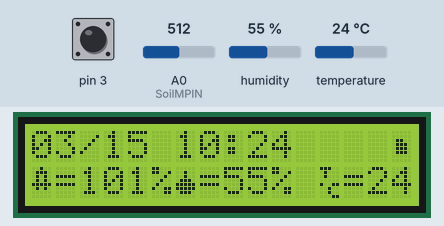
Recording of a sketch running on a simulated Arduino Uno, built with avr-gcc and run on an emulated ATmega328P. Shown: 16×2 character LCD. The test bench sets the inputs (shaded band); at power-on: pin 3 HIGH, humidity 55 %, temperature 24 °C, A0 (SoilMPIN) = 512. The local clock reads 2024-03-15 10:24:30 at power-on unless the sketch sets it; storage starts empty.

Above: at 4.3 s.
4.4 s: pin 3 pulled LOW for 1.25 s
At 5.1 s:
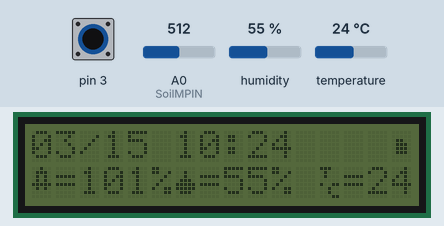
7.1 s: humidity set to 22 %
At 10.5 s:
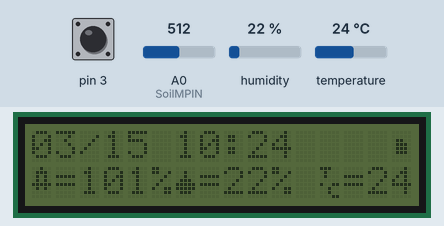
11.6 s: temperature set to 12 °C
At 14.0 s:
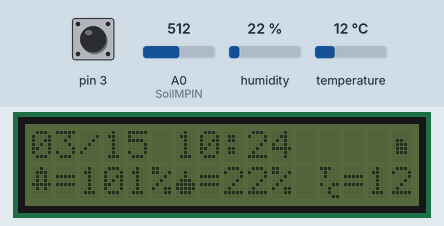
14.6 s: pin 3 pulled LOW for 1.25 s
At 15.2 s:
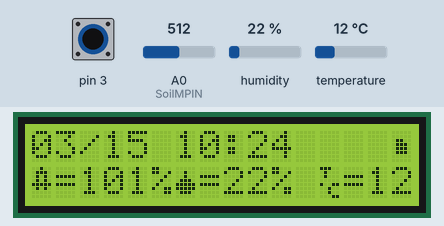
17.3 s: humidity set to 40 %
At 19.7 s:
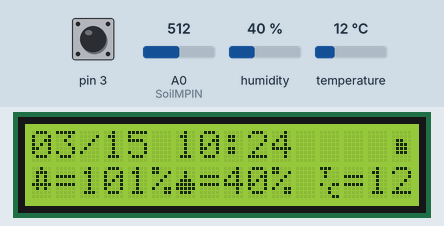
20.6 s: temperature set to 19 °C
At 23.2 s:
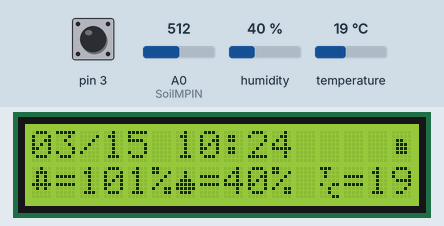
Timing chart, 0 to 24.7 s (numbered marks = the images above; inputs shaded):
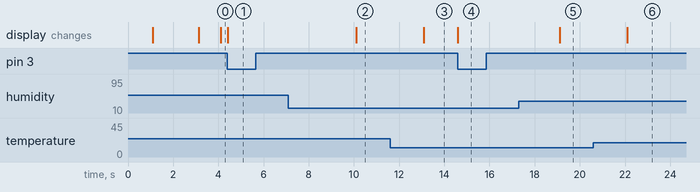

The sketch:

SmartPotProgram.ino
```cpp
#include <LiquidCrystal_I2C.h>
#include <DHT.h>
#include <ThreeWire.h>
#include <RtcDS1302.h>
#include <SPI.h>
#include <SD.h>
#include <EEPROM.h>

#define DHTPIN 8
#define DHTTYPE DHT11
#define SoilMPIN A0
#define countof(a) (sizeof(a) / sizeof(a[0]))
#define chipSelect 10

DHT dht(DHTPIN, DHTTYPE);
LiquidCrystal_I2C lcd (0x27, 16, 2);
ThreeWire myWire(4, 5, 2);
RtcDS1302<ThreeWire> Rtc(myWire);

int wetm, drym;
float humidity, temp;
int moistureP, moistureV;
uint64_t tempsec1, tempsec2;
bool SDInserted = 0, backlightON = 1;
File dataFile;

volatile unsigned long last_micros;

byte soilmSymb[] = {
  B00100,
  B01110,
  B01010,
  B01010,
  B11111,
  B01010,
  B00000,
  B00000
};

byte tempSymb[] = {
  B11100,
  B01000,
  B01000,
  B00000,
  B10011,
  B00100,
  B00100,
  B00011
};

byte humiditySymb[] = {
  B00000,
  B00100,
  B00100,
  B01110,
  B11111,
  B11111,
  B01110,
  B00000
};

byte SDOn[] = {
  B00000,
  B00000,
  B01100,
  B01110,
  B01110,
  B01110,
  B00000,
  B00000
};

byte SDOff[] = {
  B00000,
  B11111,
  B10011,
  B10001,
  B10001,
  B10001,
  B11111,
  B00000
};

void setup() {
  pinMode(SoilMPIN, INPUT);
  pinMode(3, INPUT_PULLUP);
  dht.begin();
  lcd.init();
  lcd.backlight();
  attachInterrupt(digitalPinToInterrupt(3), pin3_pressed, FALLING);
  EEPROM.get(2, drym);
  EEPROM.get(4, wetm);
  checkRTC();
  if (!SD.begin(chipSelect)) {
    SDInserted = 0;
    lcd.setCursor(0, 0);
    lcd.print("No SD Card Found");
    delay(3000);
    lcd.clear();
  }
  else {
    SDInserted = 1;
    lcd.setCursor(0, 0);
    lcd.print("SD Card Found");
    delay(2000);
    lcd.clear();
    if (!SD.exists("PotData.txt")) {
      dataFile = SD.open("PotData.txt", FILE_WRITE);
      dataFile.println("Date & Time\tSoil Moisture (%)\tHumidity (%)\tTemperature (°C)");
      dataFile.flush();
    }
    else dataFile = SD.open("PotData.txt", FILE_WRITE);
  }
  RtcDateTime now = Rtc.GetDateTime();
  tempsec1 = now.TotalSeconds64();
  tempsec2 = now.TotalSeconds64();
}

void loop() {
  if (backlightON) lcd.backlight();
  else lcd.noBacklight();
  RtcDateTime now = Rtc.GetDateTime();
  if (!Rtc.IsDateTimeValid()) {
    lcd.clear();
    lcd.setCursor(0, 0);
    lcd.print("RTC is not conn-");
    lcd.setCursor(0, 1);
    lcd.print("ected properly!");
    while (!Rtc.IsDateTimeValid());
    lcd.clear();
  }
  if (now.TotalSeconds64() - tempsec1 >= 1) {
    moistureV = analogRead(SoilMPIN);
    temp = dht.readTemperature();
    humidity = dht.readHumidity();
    moistureP = map(moistureV, wetm, drym, 100, 0);
    if (isnan(temp) || isnan(humidity)) {
      lcd.clear();
      lcd.setCursor(0, 0);
      lcd.print("DHT Sensor");
      lcd.setCursor(0, 1);
      lcd.print("not read");
      delay(2000);
      lcd.clear();
      return;
    }
    LCDDateTime(now);
    lcdPrint(moistureP, temp, humidity);

    if (now.TotalSeconds64() - tempsec2 >= 1800 && SDInserted) {
      SDDateTime(now);
      dataFile.print("\t");
      dataFile.print(moistureP);
      dataFile.print("\t");
      dataFile.print(humidity);
      dataFile.print("\t");
      dataFile.println(temp);
      dataFile.flush();
      tempsec2 = now.TotalSeconds64();
    }

    tempsec1 = now.TotalSeconds64();
  }

  if (micros() < last_micros) last_micros = micros();

}

void lcdPrint(int moistureP, float temp, float humidity) {
  lcd.createChar(0, soilmSymb);
  lcd.createChar(1, humiditySymb);
  lcd.createChar(2, tempSymb);
  lcd.createChar(3, SDOn);
  lcd.createChar(4, SDOff);

  lcd.setCursor(15, 0);
  if (SDInserted) lcd.write(3);
  else lcd.write(4);

  lcd.setCursor(0, 1);
  lcd.write(0);
  lcd.setCursor(1, 1);
  lcd.print("=");
  lcd.setCursor(2, 1);
  lcd.print(moistureP);
  lcd.print("%");
  lcd.print(" ");

  lcd.setCursor(6, 1);
  lcd.write(1);
  lcd.setCursor(7, 1);
  lcd.print("=");
  lcd.setCursor(8, 1);
  lcd.print(humidity, 0);
  lcd.print("%");
  lcd.print(" ");

  lcd.setCursor(12, 1);
  lcd.write(2);
  lcd.setCursor(13, 1);
  lcd.print("=");
  lcd.setCursor(14, 1);
  lcd.print(temp, 0);
  lcd.print(" ");
}

void LCDDateTime(const RtcDateTime& dt) {
  char datestring[20];
  snprintf_P(datestring,
             countof(datestring),
             PSTR("%02u/%02u %02u:%02u"),
             dt.Month(),
             dt.Day(),
             dt.Hour(),
             dt.Minute());
  lcd.setCursor(0, 0);
  lcd.print(datestring);
}

void SDDateTime(const RtcDateTime& dt) {
  char datestring[20];
  snprintf_P(datestring,
             countof(datestring),
             PSTR("%02u/%02u/%04u %02u:%02u"),
             dt.Month(),
             dt.Day(),
             dt.Year(),
             dt.Hour(),
             dt.Minute());
  dataFile.print(datestring);
}

void checkRTC() {
  RtcDateTime compiled = RtcDateTime(__DATE__, __TIME__);
  if (!Rtc.IsDateTimeValid()) {
    lcd.clear();
    lcd.setCursor(0, 0);
    lcd.print("Updating RTC...");
    Rtc.SetDateTime(compiled);
  }

  if (Rtc.GetIsWriteProtected()) {
    Rtc.SetIsWriteProtected(false);
  }

  if (!Rtc.GetIsRunning()) {
    lcd.clear();
    lcd.setCursor(0, 0);
    lcd.print("Starting RTC");
    Rtc.SetIsRunning(true);
  }

  RtcDateTime now = Rtc.GetDateTime();

  if (now < compiled) {
    lcd.clear();
    lcd.setCursor(0, 0);
    lcd.print("Updating RTC....");
    Rtc.SetDateTime(compiled);
  }
  delay(1000);
  lcd.clear();
}

void pin3_pressed() {
  if ((micros() - last_micros) >= 100000) {
    backlightON = !backlightON;
    last_micros = micros();
  }
}
```

Measured:
- after the input at 4.4 s, the display: changes at once (image 1)
- after the input at 7.1 s, the display: changes after 3.0 s (image 2)
- after the input at 11.6 s, the display: changes after 1.5 s (image 3)
- after the input at 14.6 s, the display: changes at once (image 4)
- after the input at 17.3 s, the display: changes after 1.8 s (image 5)
- after the input at 20.6 s, the display: changes after 1.5 s (image 6)
